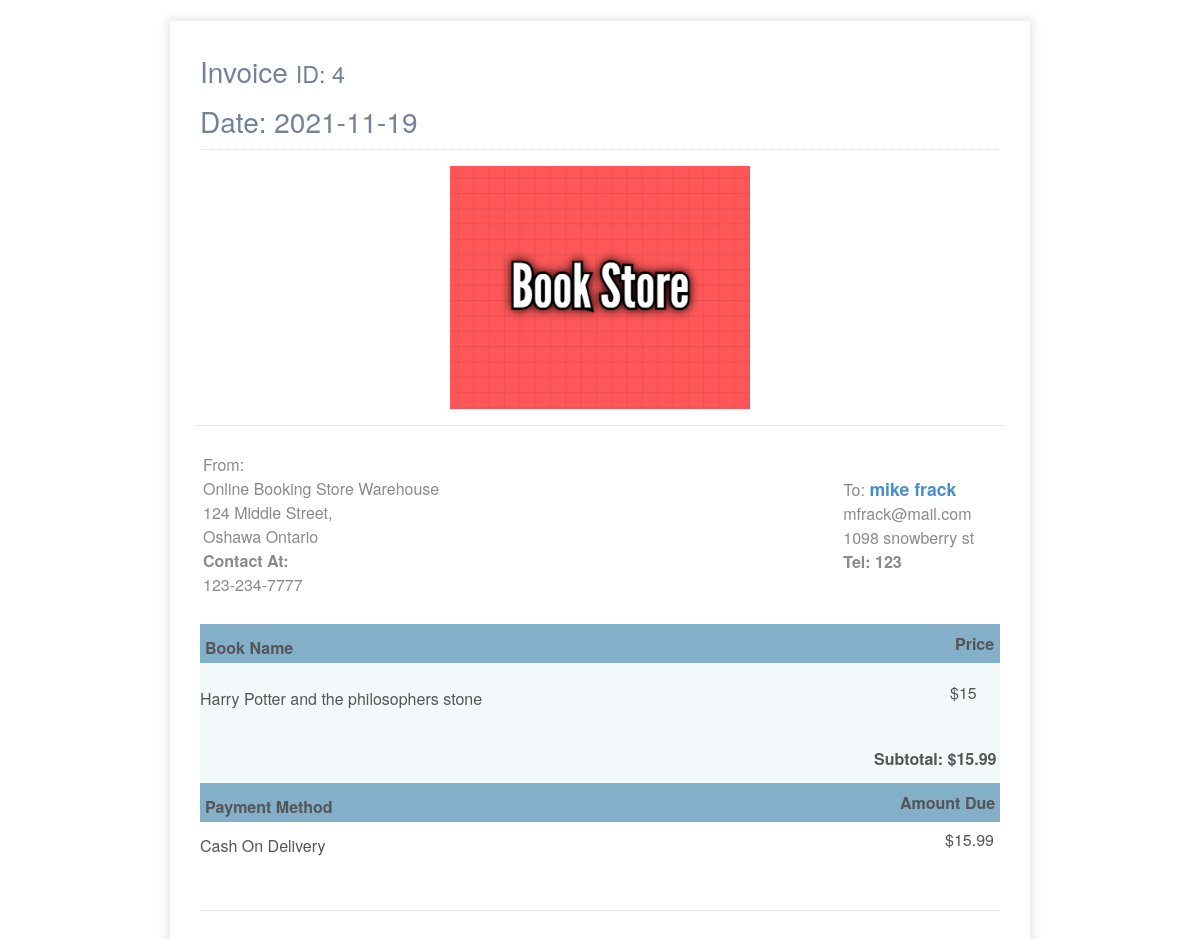
Page /receipt/4 on the earlier database version.
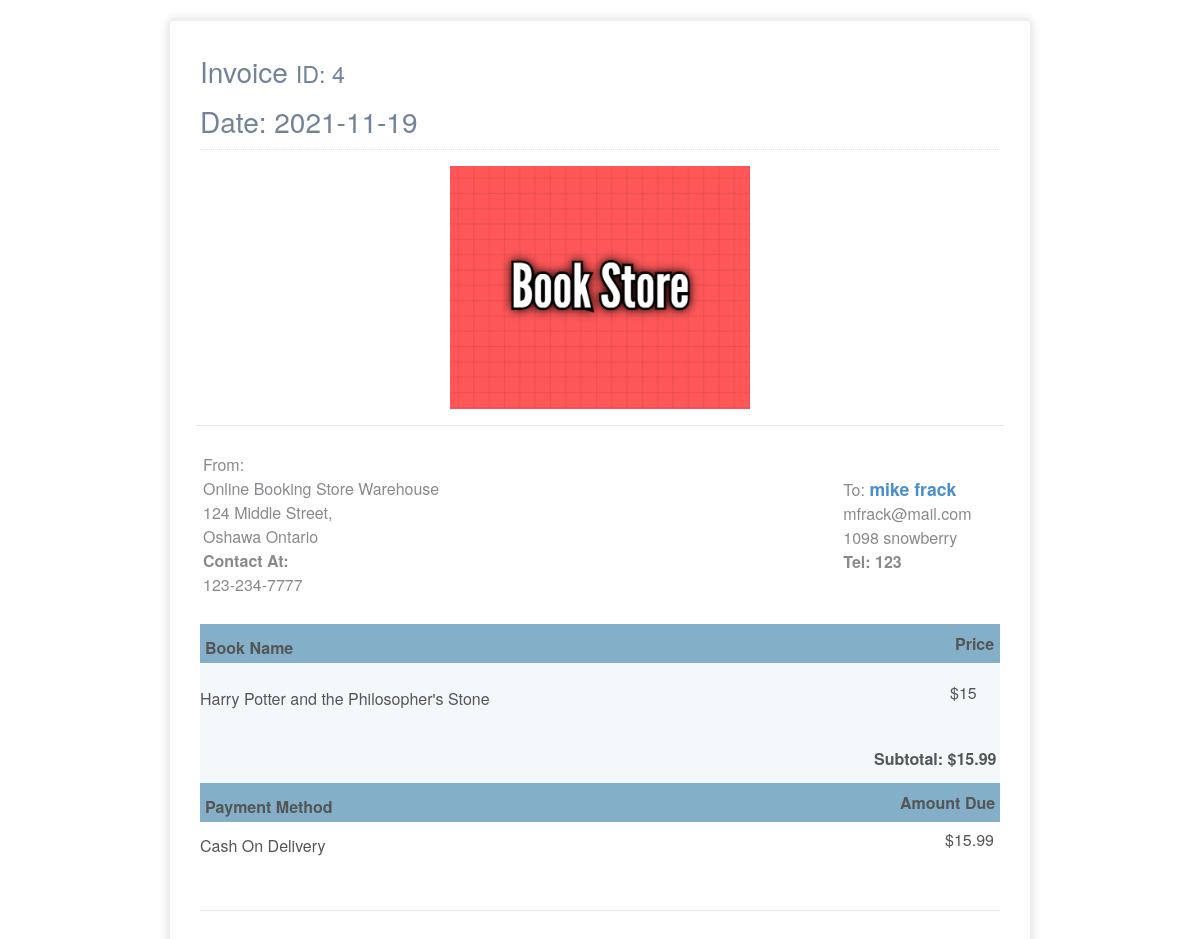
Same page on the later database version.
### website/models.py (models this page shows, shortened)
class User(db.Model, UserMixin):
    id = db.Column(db.Integer, primary_key = True)
    email = db.Column(db.String(100), unique=True)
    first_name = db.Column(db.String(100))
    last_name = db.Column(db.String(100))
    address = db.Column(db.String(100))
    phone = db.Column(db.String(100))
    password = db.Column(db.String(100))
    order=db.relationship('Order', backref='buyer', lazy=True)
    orderbook=db.relationship('OrderBook', backref='orderby', lazy=True)
    review = db.relationship('Review')

class OrderBook(db.Model, UserMixin):
    id = db.Column(db.Integer, primary_key=True)
    user_id = db.Column(db.Integer, db.ForeignKey('user.id'), nullable=False)
    book_id = db.Column(db.Integer, db.ForeignKey('book.id'), nullable=False)
    order_id= db.Column(db.Integer, db.ForeignKey('order.id'), nullable=False)

class Book(db.Model, UserMixin):
    id = db.Column(db.Integer, primary_key=True)
    title = db.Column(db.String(100), nullable=False)
    author = db.Column(db.String(100), nullable=False)
    publication = db.Column(db.String(100), nullable=False)
    ISBN = db.Column(db.String(100), nullable=False)
    price = db.Column(db.Integer, nullable=False)
    quantity=db.Column(db.Integer, nullable=False)
    image_file = db.Column(db.String(20), nullable=False, default='default.jpg')
    genre_id = db.Column(db.Integer, db.ForeignKey('genre.id'))
    cart=db.relationship('Cart', backref='cartbook', lazy=True)
    orderbook=db.relationship('OrderBook', backref='orderbook', lazy=True)
    review = db.relationship('Review', backref='review', lazy=True)

### website/auth.py (the view)
@auth.route("/receipt/<int:order_id>")
def receipt(order_id):
    order=Order.query.get_or_404(order_id)
    orderbook=OrderBook.query.filter_by(order_id=order_id)
    return render_template('receipt.html',title="testdemp", order = order, orderbook = orderbook, user = current_user)

### website/templates/receipt.html (shortened to what the changed rows need)
<!DOCTYPE html>
<html>
    <link rel="stylesheet" href="{{ url_for('static', filename='css/receipt.css') }}">
    <link href="https://maxcdn.bootstrapcdn.com/font-awesome/4.7.0/css/font-awesome.min.css" rel="stylesheet" />
    <div class="invoice-box">
    <div class="page-content container">
        <div class="page-header text-blue-d2">
            <h1 class="page-title text-secondary-d1">
                Invoice
                <small class="page-info">
                    ID: {{order.id}}
                </small>
                Date: {{order.order_date.strftime('%Y-%m-%d')}}
            </h1>
        </div>
        <div>
            <div class="row mt-4">
                <div class="col-12 col-lg-10 offset-lg-1">
                    <div class="row">
                        <tr class="information">
                            <td colspan="2">
                                <table>
                                    <tr>
                                        <td>
                                            <div class="col-sm-6" style="margin-left: 400px;">
                                                <div>
                                                    <span class="text-sm text-grey-m2 align-middle">To:  </span>
                                                    <span class="text-600 text-110 text-blue align-middle">{{order.buyer.first_name}} {{order.buyer.last_name}}</span>
                                                </div>
                                                <div class="text-grey-m2">
                                                    <div class="my-1">
                                                        {{order.buyer.email}}
                                                    </div>
                                                    <div class="my-1">
                                                        {{order.buyer.address}}
                                                    </div>
                                                    <div class="my-1"><b class="text-600"> Tel: {{order.buyer.phone}} </b> </div>
                                                </div>
                                            </div>
                                        </td>
                                    </tr>
                                </table>
                            </td>
                        </tr>
                    </div>
                    <div class="mt-4">
                        <div class="row mb-2 mb-sm-0 py-25 bgc-default-l4">
                            <div class="row mb-2 mb-sm-0 py-25">
                                <div class="d-none d-sm-block col-1">
                                    {% for b in orderbook %}
                                    <tr class="item">
                                        <td>
                                            {{ b.orderbook.title }}
                                        </td>
                                    <div style="position: relative; margin-left: 750px; top: -30px;">
                                        <td>
                                ${{ b.orderbook.price }}
                            </td>
                        </div>
                        </tr>
                        {% endfor %}
                                </div>
                            </div>
                        </div>
                    </div>
                </div>
            </div>
        </div>
    </div>
</div>
</html>

Differences in the rows shown:
changed User "mike": buyer.address "1098 snowberry st" → "1098 snowberry"
changed through a linked row, OrderBook: orderbook "Harry Potter and the philosophers stone" → "Harry Potter and the Philosopher's Stone"
